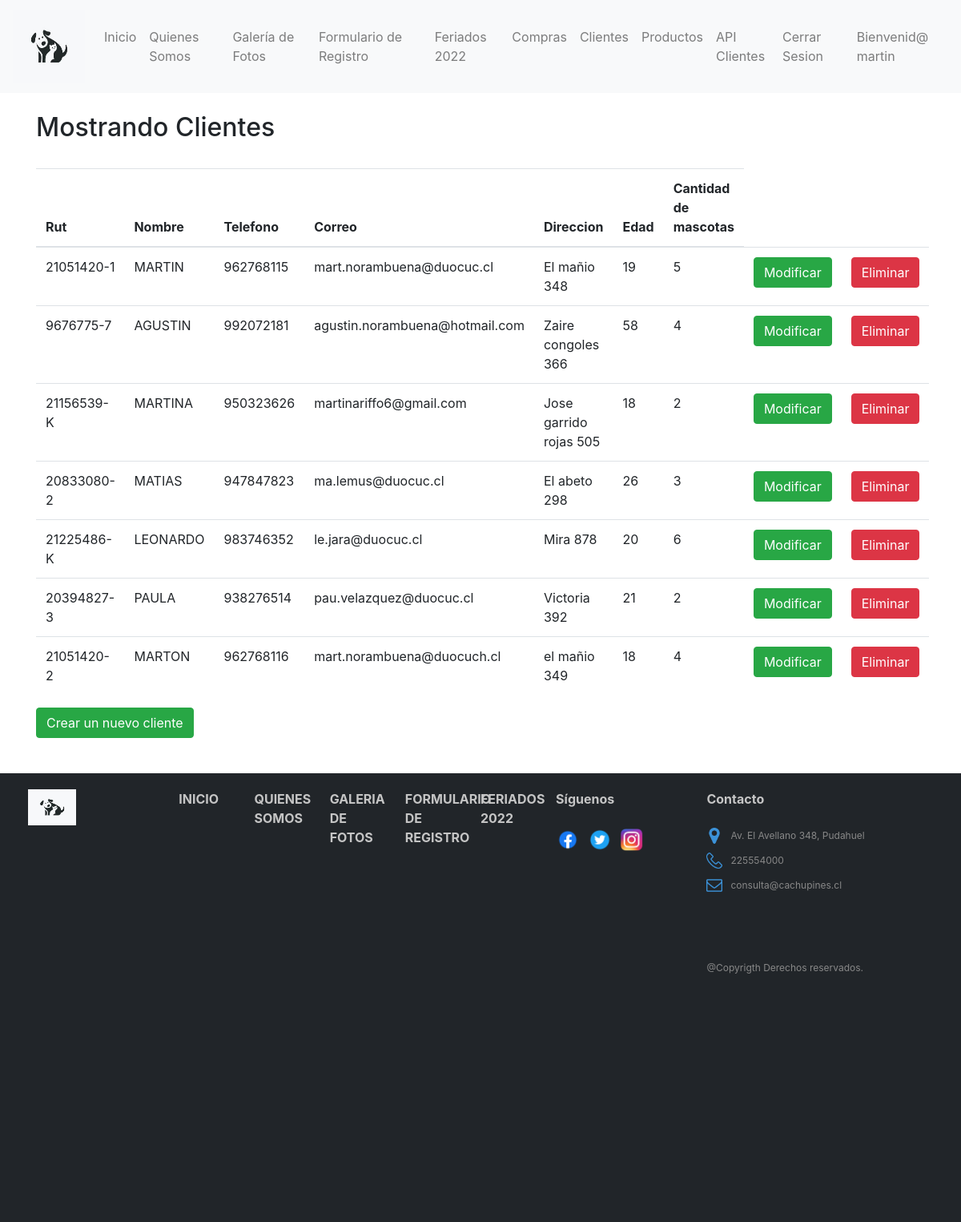
Page /mostrar/ (signed in) on the committed database.
### app/models.py (models this page shows, shortened)
class Cliente(models.Model):
    rut = models.CharField(primary_key=True, max_length=10, verbose_name='Rut')
    nombre = models.CharField(max_length=20, verbose_name='Nombre')
    telefono= models.IntegerField(verbose_name='Telefono')
    correo = models.CharField(max_length=50, verbose_name='Correo')
    direccion = models.CharField(max_length=50, verbose_name='Direccion')
    edad = models.IntegerField(verbose_name='Edad')
    cantidad_mascotas = models.IntegerField(verbose_name='Cantidad de Mascotas')

### app/views.py (the view)
# urls.py: path('mostrar/', mostrar, name="mostrar"),
@permission_required('app.add_cliente')
def mostrar(request):
    clientes= Cliente.objects.all()
    datos={
        'clientes': clientes
    }
    return render(request, 'mostrar.html',datos)

### app/templates/mostrar.html (shortened to what this page needs)
<!DOCTYPE html>
<html lang="en">
<head>
    {% load static %}
    <link rel="stylesheet" href="https://cdn.jsdelivr.net/npm/bootstrap@4.6.1/dist/css/bootstrap.min.css">
    <link href="{% static 'css/bootstrap.min.css' %}" type="text/css" rel="stylesheet">
    <link rel="stylesheet" href="{% static 'css/styles.css' %}">
</head>
<body>
  <nav class="navbar navbar-expand-sm navbar-light bg-light">
    <a class="navbar-brand" href="{% url 'index' %}">
      <img src="{% static 'img/logo.jpg' %}" width="90" height="90" alt="">
    </a>
    <div class="collapse navbar-collapse" id="opciones">
      <ul class="navbar-nav">
        {% if user.is_authenticated %}
          <li class="nav-item">
            <a class="nav-link" href="{% url 'index' %}">Inicio</a>
          </li>
          <li class="nav-item">
            <a class="nav-link" href="{% url 'quienessomos' %}">Quienes Somos</a>
          </li>
          <li class="nav-item">
            <a class="nav-link" href="{% url 'galeria' %}">Galería de Fotos</a>
          </li>
          <li class="nav-item">
            <a class="nav-link" href="{% url 'formulario' %}">Formulario de Registro</a>
          </li>
          <li class="nav-item">
            <a class="nav-link" href="{% url 'apiferiados' %}">Feriados 2022</a>
          </li>
          <li class="nav-item">
            <a class="nav-link" href="{% url 'mostrar3' %}">Compras</a>
          </li>
          {% if perms.app.view_cliente %}
          <li class="nav-item">
            <a class="nav-link" href="{% url 'mostrar' %}">Clientes</a>
          </li>
          {% endif %}
          {% if perms.app.view_producto %}
          <li class="nav-item">
            <a class="nav-link" href="{% url 'mostrar2' %}">Productos</a>
          </li>
          {% endif %}
          {% if perms.app.view_cliente %}
          <li class="nav-item">
            <a class="nav-link" href="{% url 'apiclientes' %}">API Clientes</a>
          </li>
          {% endif %}
          <li class="nav-item">
            <a class="nav-link" href="{% url 'logout' %}">Cerrar Sesion</a>
          </li>
          <li class="nav-item">
            <a class="nav-link" href="#">Bienvenid@ {{ user.username }}</a>
          </li>
        {% endif %}
      </ul>
    </div>
  </nav>
      <br>
    <div class="container">
        <h2>Mostrando Clientes</h2>
        {% if user.is_authenticated %}
        <br>
        <table class="table">
            <thead>
                <tr>
                    <th>Rut</th>
                    <th>Nombre</th>
                    <th>Telefono</th>
                    <th>Correo</th>
                    <th>Direccion</th>
                    <th>Edad</th>
                    <th>Cantidad de mascotas</th>
                </tr>
            </thead>
            <tbody>
                {% for cl in clientes %}
                <tr>
                    <td>{{ cl.rut }}</td>
                    <td>{{ cl.nombre }}</td>
                    <td>{{ cl.telefono }}</td>
                    <td>{{ cl.correo }}</td>
                    <td>{{ cl.direccion }}</td>
                    <td>{{ cl.edad }}</td>
                    <td>{{ cl.cantidad_mascotas }}</td>
                    <td><a href="{% url 'form_mod_cliente' cl.rut %}" class="btn btn-success">Modificar</a></td>
                    <td><a href="{% url 'form_del_cliente' cl.rut %}" class="btn btn-danger">Eliminar</a></td>
                </tr>
                {% endfor %}
            </tbody>
        </table>
        <a href="{% url 'forms_clientes' %}" class="btn btn-success">Crear un nuevo cliente</a>
    </div>
    <br>
    <footer>
        <div class="row col-12">
            <div class="col-lg-2">
                <img src="{% static 'img/logo.jpg' %}" alt="logoBookStop" width="60px">
            </div>
            <div class="col-lg-1">
                <a href="{% url 'index' %}" id="linkFooter"><strong>INICIO</strong></a>
            </div>
            <div class="col-lg-1">
                <a href="{% url 'quienessomos' %}" id="linkFooter"><strong>QUIENES SOMOS</strong></a>
            </div>
            <div class="col-lg-1">
                <a href="{% url 'galeria' %}" id="linkFooter"><strong>GALERIA DE FOTOS</strong></a>
            </div>
            <div class="col-lg-1">
              <a href="{% url 'formulario' %}" id="linkFooter"><strong>FORMULARIO DE REGISTRO</strong></a>
          </div>
          <div class="col-lg-1">
              <a href="{% url 'apiferiados' %}" id="linkFooter"><strong>FERIADOS 2022</strong></a>
          </div>
            <div class="col-lg-2">
                <strong>Síguenos</strong>
                <br><br>
                <div class="row">
                    <img src="{% static 'img/face.png' %}" alt="" width="30px" height="30px"
                        style=" margin-left: 15px;">
                    <img src="{% static 'img/twitter.png' %}" alt="" width="30px" height="30px" style=" margin-left: 10px;">
                    <img src="{% static 'img/insta.png' %}" alt="" width="30px" height="30px" style=" margin-left: 10px;">
                </div>
            </div>
            <div class="col-lg-3">
                <strong>Contacto</strong>
                <br><br>
                <div class="row">
                    <img src="{% static 'img/location.png' %}" alt="" width="20px" height="20px"
                        style="margin-right: 10px; margin-left: 15px;">
                    <p>Av. El Avellano 348, Pudahuel</p>
                </div>
                <div class="row">
                    <img src="{% static 'img/fono.png' %}" alt="" width="20px" height="20px"
                        style="margin-right: 10px; margin-left: 15px;">
                    <p>225554000</p>
                </div>
                <div class="row">
                    <img src="{% static 'img/email.png' %}" alt="" width="20px" height="20px"
                        style="margin-right: 10px; margin-left: 15px;">
                    <p>consulta@cachupines.cl</p>
                </div>
                <br><br><br>
                <p>@Copyrigth Derechos reservados.</p>
            </div>
        </div>
    </footer>
    {% else %}
    <br><br><br>
    <h1  style="color:red; text-align: center;">No tiene permisos para ver a los clientes </h1>
    {% endif %}
</body>
</html>

### app/static/css/styles.css (style rules this page uses)
footer { padding: 20px; color: #c5c5c5; background-color: #212529; height: 560px; margin-top: 20px; }
footer div p { font-size: 12px; color: #888888; padding-top: 5px; line-height: 10px; }
#linkFooter { color: #c5c5c5; text-decoration: none; }

### rows in the picture
Cliente: rut "21051420-1", nombre "MARTIN", telefono "962768115", correo "mart.norambuena@duocuc.cl", direccion "El mañio 348", edad "19", cantidad_mascotas "5"
Cliente: rut "9676775-7", nombre "AGUSTIN", telefono "992072181", correo "agustin.norambuena@hotmail.com", direccion "Zaire congoles 366", edad "58", cantidad_mascotas "4"
Cliente: rut "21156539-K", nombre "MARTINA", telefono "950323626", correo "martinariffo6@gmail.com", direccion "Jose garrido rojas 505", edad "18", cantidad_mascotas "2"
Cliente: rut "20833080-2", nombre "MATIAS", telefono "947847823", correo "ma.lemus@duocuc.cl", direccion "El abeto 298", edad "26", cantidad_mascotas "3"
Cliente: rut "21225486-K", nombre "LEONARDO", telefono "983746352", correo "le.jara@duocuc.cl", direccion "Mira 878", edad "20", cantidad_mascotas "6"
Cliente: rut "20394827-3", nombre "PAULA", telefono "938276514", correo "pau.velazquez@duocuc.cl", direccion "Victoria 392", edad "21", cantidad_mascotas "2"
Cliente: rut "21051420-2", nombre "MARTON", telefono "962768116", correo "mart.norambuena@duocuch.cl", direccion "el mañio 349", edad "18", cantidad_mascotas "4"

### other values in the picture
{{ user.username }} "martin"
